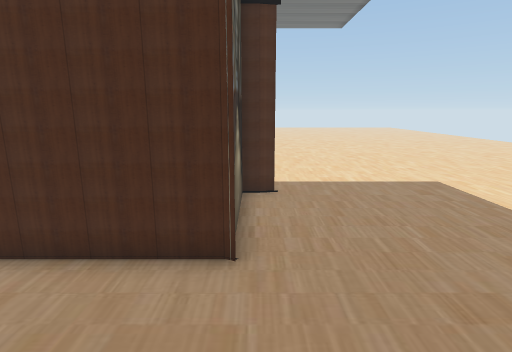
view 1 (above)

17 first-person views from a walk through a scene from a Unity 3-D project. The camera is 1.3 m above the floor, tilts 12° down and sees 80° across. The floor is counted in squares, 0.5 m on a side. Each view is taken from the middle of a square. On the plan, view 1 faces up. The plan holds only what a view shows up to about 20 squares ahead; the rest is blank. The place goes on beyond the plan. The player is left out.

view 2
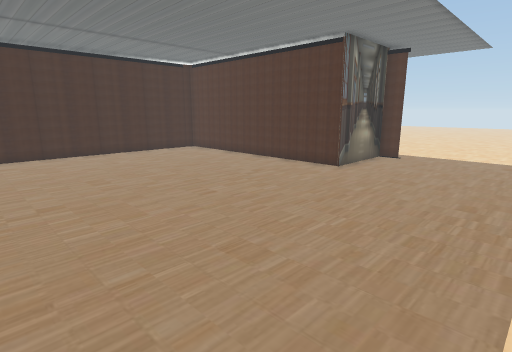

view 3
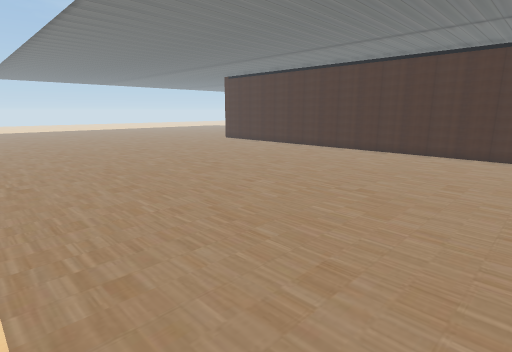

view 4
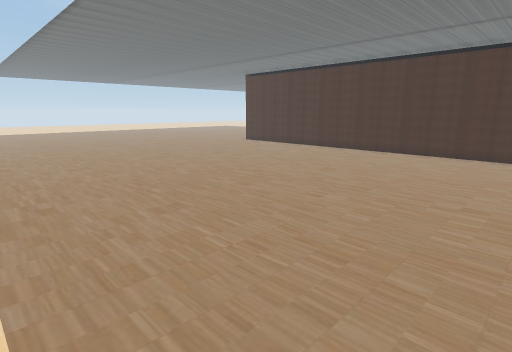

view 5
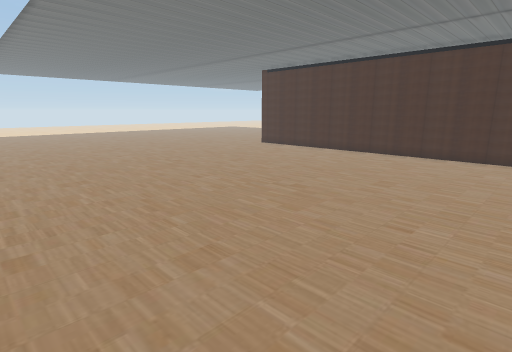

view 6
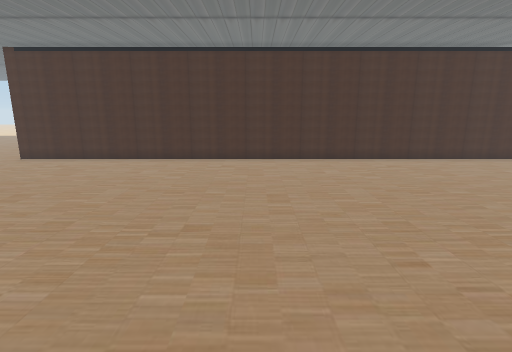

view 7
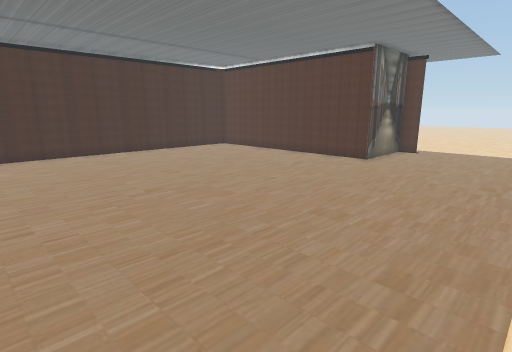

view 8
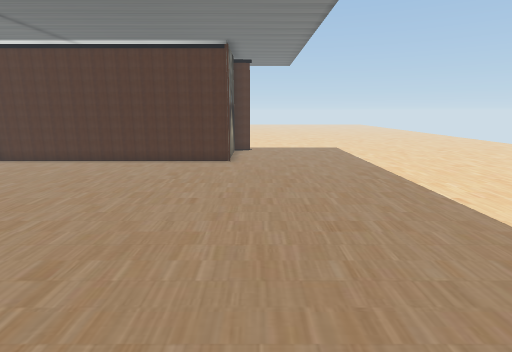

view 9
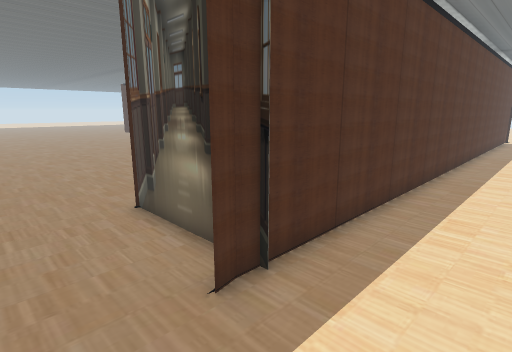

view 10
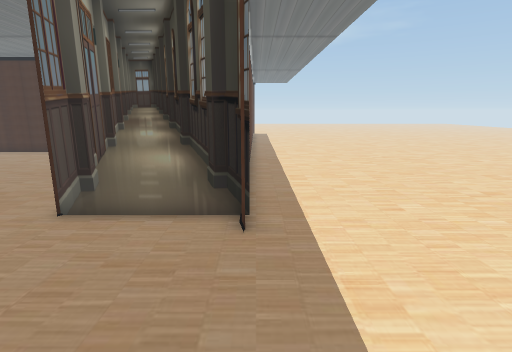

view 11
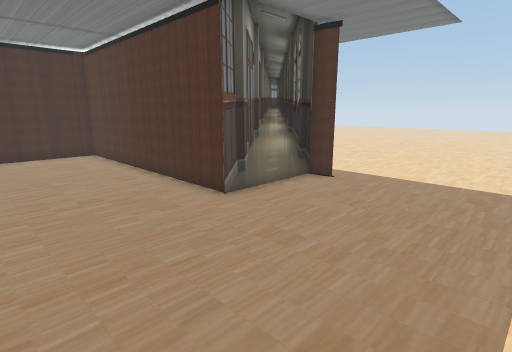

view 12
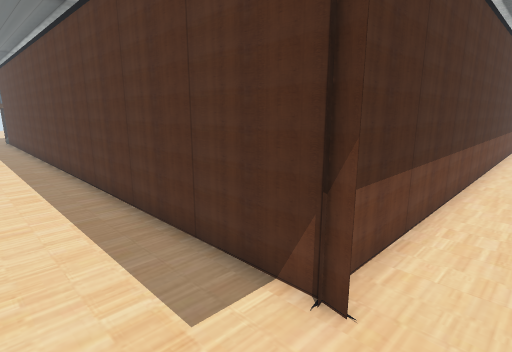

view 13
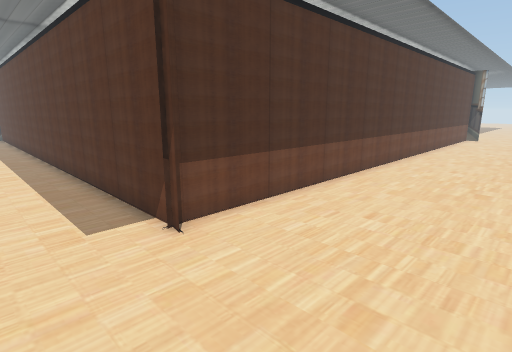

view 14
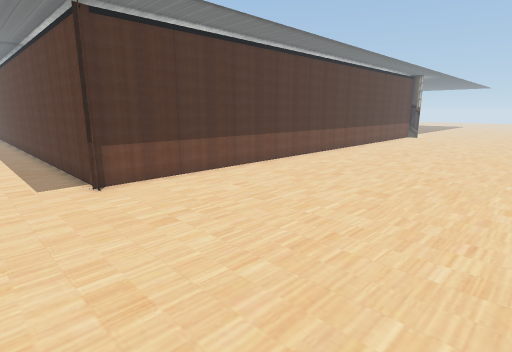

view 15
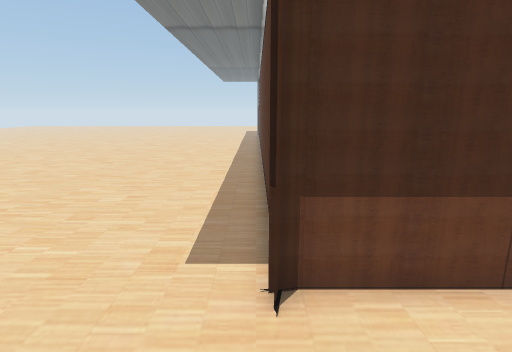

view 16
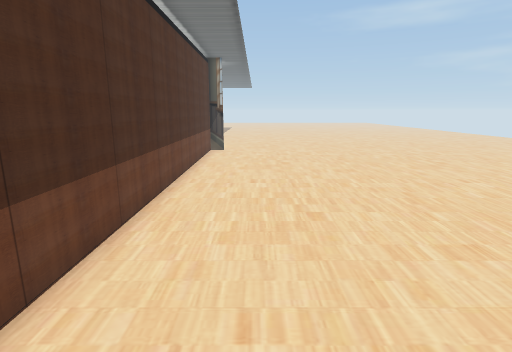

view 17
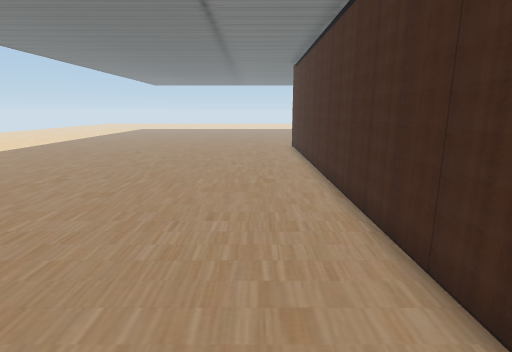

### Floor plan
Points are (right, up) in squares from view 1. A wall is a line through its corners. A room is listed if a view was taken in it or the views show most of it. See-through windows are left out.
Room 1 (views 1, 2, 3, 4, 5, 6, 7, 8, 9, 10, 11, 17)
walls: (-12.8, 0.5) (-12.8, -23.5); (-0.4, 9.7) (-0.4, 5.1) (-12.5, 5.1); (0, 9.6) (0.7, 9.8) (0.1, 9.7); (-30.5, 9.8) (-30, 9.7) (0.1, 9.7)
ways out: opening at (-31, 12) to room 2
Room 2 (views 12, 13, 14, 15, 16)
walls: (-29.9, -19.4) (-29.9, 9.4); (-29.9, 9.3) (-30, 9.7) (-30.5, 9.8)
ways out: opening at (-31, 12) to room 1

Positions as (right, up) in squares from view 1, and headings:
1: (0, 0), facing up
2: (7, -8), facing up-left
3: (7, -2), facing down-left
4: (7, -5), facing down-left
5: (6, -8), facing down-left
6: (4, -13), facing left
7: (7, -11), facing up-left
8: (1, -11), facing up
9: (3, 13), facing down-left
10: (7, 10), facing left
11: (7, -1), facing up-left
12: (-32, 13), facing down-right
13: (-36, 13), facing down-right
14: (-41, 13), facing down-right
15: (-34, 10), facing right
16: (-33, 1), facing down
17: (-10, -3), facing down
